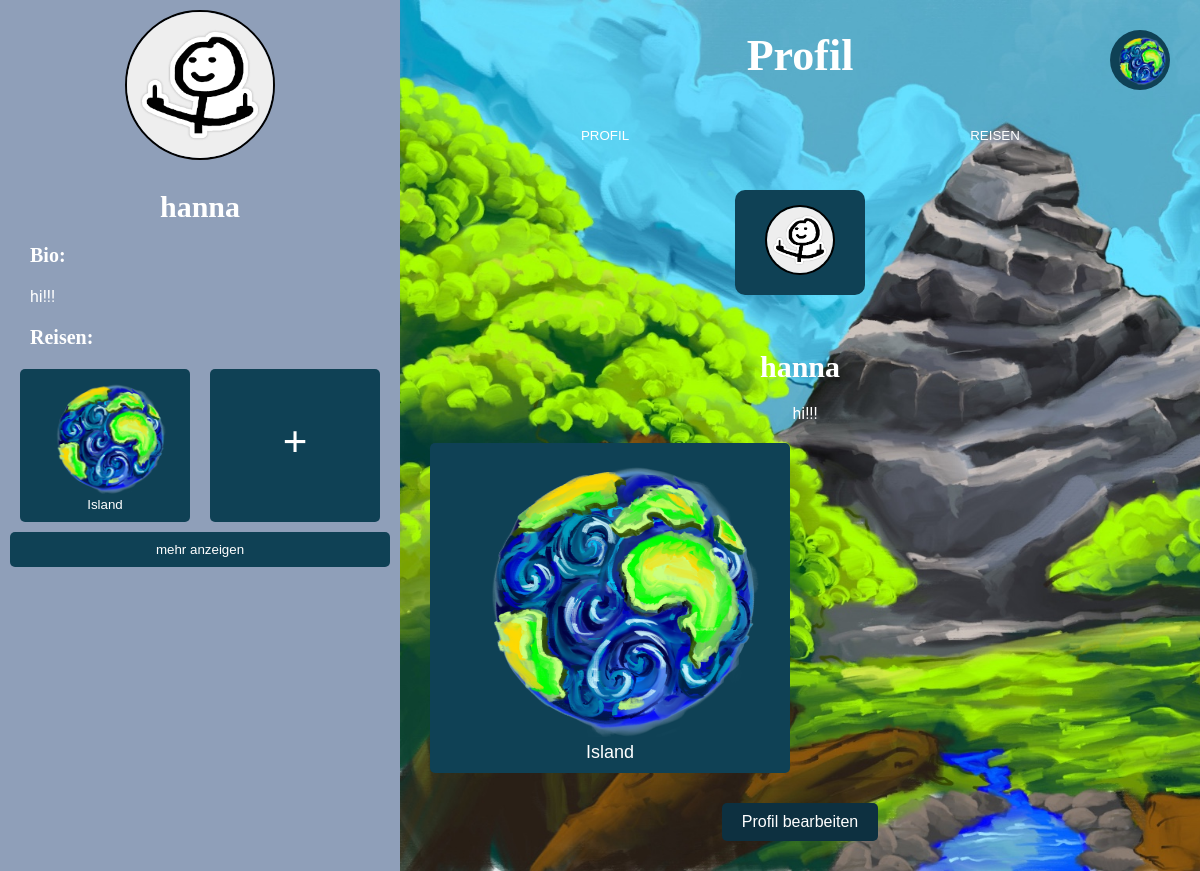
/profil (signed in), run on an earlier commit of the app's database.
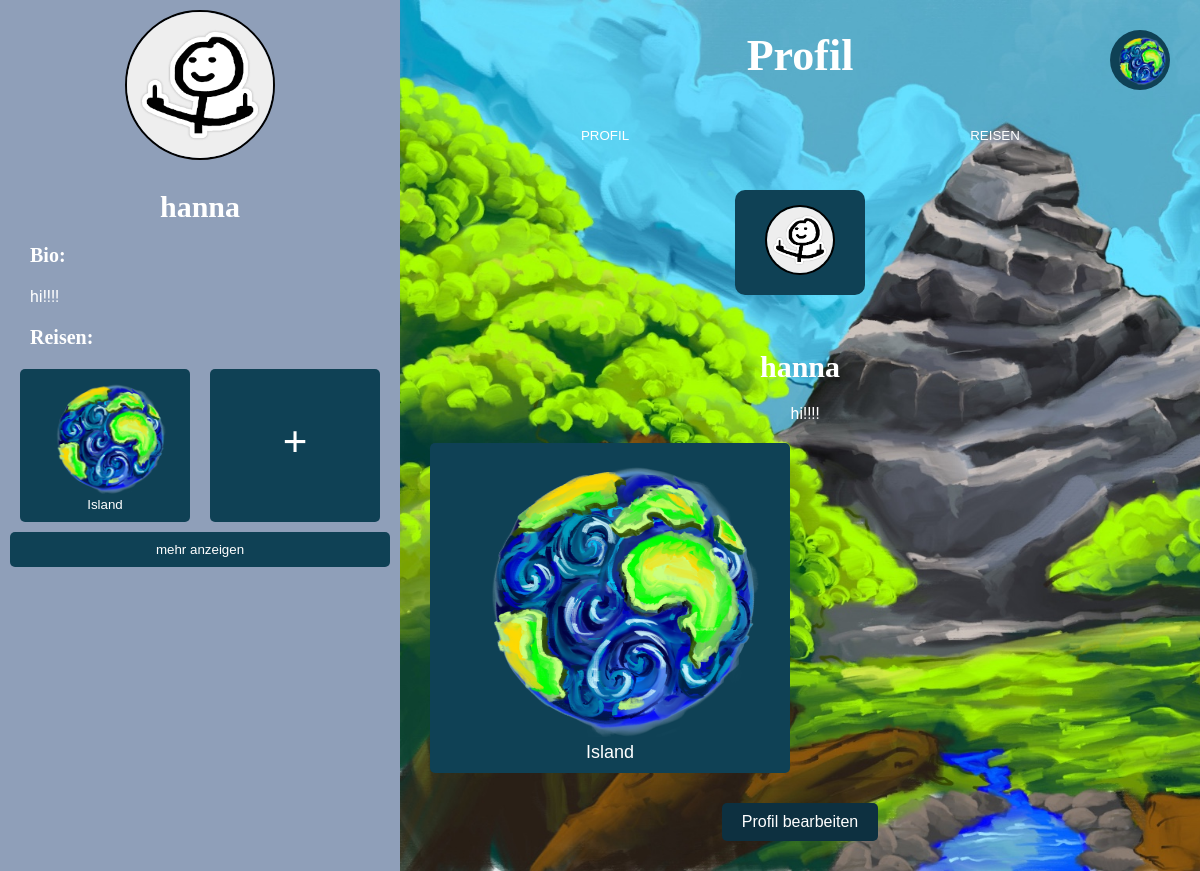
And on a later commit of the database.
### tables this page shows
CREATE TABLE users (
                    id INTEGER PRIMARY KEY AUTOINCREMENT,
                    username TEXT NOT NULL UNIQUE,
                    password TEXT NOT NULL
                , bio TEXT);

### home.py (the view)
@app.route('/profil', methods=['GET','POST'])
def profil_page():
    user_id=session.get('user_id')
    print(f"User ID from session: {user_id}")
    if not user_id:
        flash('Please log in to view your profile.')
        return redirect(url_for('index'))
    db=get_db()
    try:
        if db is not None:
            user =db.execute('SELECT username, bio FROM users WHERE id = ?', (user_id,)).fetchone()
            if user:
                print(f"User found in the db: {user['username']}")
                trips=get_trip_id_name_list()
                return render_template('profil.html', name=user['username'], bio=user['bio'], trips=trips)
            else:
                print(f'User not found in the db.')
                flash('User not found.')
                return redirect(url_for('home'))
        else:
            flash('Database connection error. Please try again later.')
    except sqlite3.Error as e:
        flash(f"Database error: {e}")
        return redirect(url_for('home'))
    finally:
        db.close()

### home.py (called while the page is built)
def get_db():
    try:
        conn = sqlite3.connect(DATABASE)
        conn.row_factory = sqlite3.Row
        return conn
    except sqlite3.Error as e:
        print(f"Error connecting to database: {e}")
        return None

def get_trip_images(trip_id):
    try:
        db = get_db()
        image_blob_list = db.execute('SELECT image FROM images WHERE trip_id = ?', (trip_id,)).fetchall()
        images = [base64.b64encode(image['image']).decode('utf-8') for image in image_blob_list]
        return images
    except sqlite3.Error as e:
        flash(f"Database error: {e}")
        return None

def get_trip_list(user_id):
    try:
        db = get_db()
        trips = db.execute('SELECT * FROM trips WHERE user_id = ?', (user_id,)).fetchall()
        return trips
    except sqlite3.Error as e:
        flash(f"Database error: {e}")
        return None

### templates/profil.html (shortened to what this page needs)
<!DOCTYPE html>
<html>
<head>
    <link rel="stylesheet" type="text/css" href="/static/css/styles.css">
    <link rel="stylesheet" type="text/css" href="/static/css/profil.css">
</head>
<body>
   {% include 'sidebar.html' %}
    <div class="image-box">
        <div class="titel">
            Profil
        </div>
        {% include 'navigation.html' %}
        {% include 'logo_button.html' %}
        <div class="bottom-content">
            <div class="profilbild">
                <form action="/profilbilder" method="get">
                    <button type="submit" class="profile-button">
                        <img src="{{ url_for('static', filename='images/profilbild.png') }}" alt="Profilbild">
                    </button>
                </form>
            </div>
            <div class="name">
                 {{ name }}
            </div>
           <div class="bio">
                <div class="bio-content">
                    {{ bio }}
                </div>
           </div>
            <div class="reisen">
                {% for trip in trips %}
                    <form action="/reise" method="post">
                        <button class="reise-button small" type="submit">
                            <img src="{{ trip.image }}" class="reise-button-img">
                            {{ trip.name }}
                        </button>
                    </form>
                {% endfor %}
            </div>
            <div>
                <form action="/profil_bearbeiten" method="get">
                     <button type="submit" class="profile-edit-button">Profil bearbeiten</button>
                </form>
            </div>
        </div>
    </div>
</body>
</html>

### templates/sidebar.html (shortened to what this page needs)
<link rel="stylesheet" type="text/css" href="/static/css/sidebar.css">
<div class="left-sidebar">
    <div class="profilbild">
        <img src="/static/images/profilbild.png" alt="TripTik Logo">
    </div>
    <div class="name">{{name}}</div>
    <div class="sidebar-title">Bio:</div>
    <div class="bio-content">{{bio}}</div>
    <div class="sidebar-title">Reisen:</div>
    <div class="reisen">
        {% for trip in trips %}
            <form action="/reise" method="post">
                <button class="reise-button" type="submit">
                    <img src="{{ trip.image }}" alt="{{ trip.name }}">
                    {{ trip.name }}
                </button>
            </form>
        {% endfor %}
        <form action="/reise_hinzufuegen" method="post">
            <button class="reise-button" type="submit">
                <div class="titel"> + </div>
            </button>
        </form>
    </div>
    <form class="mehr" action="/reisen" method="post">
        <button class="mehr" type="submit">mehr anzeigen</button>
    </form>
</div>

What changed in the data, as far as the page shows it:
changed users "hanna": bio "hi!!!" → "hi!!!!"
